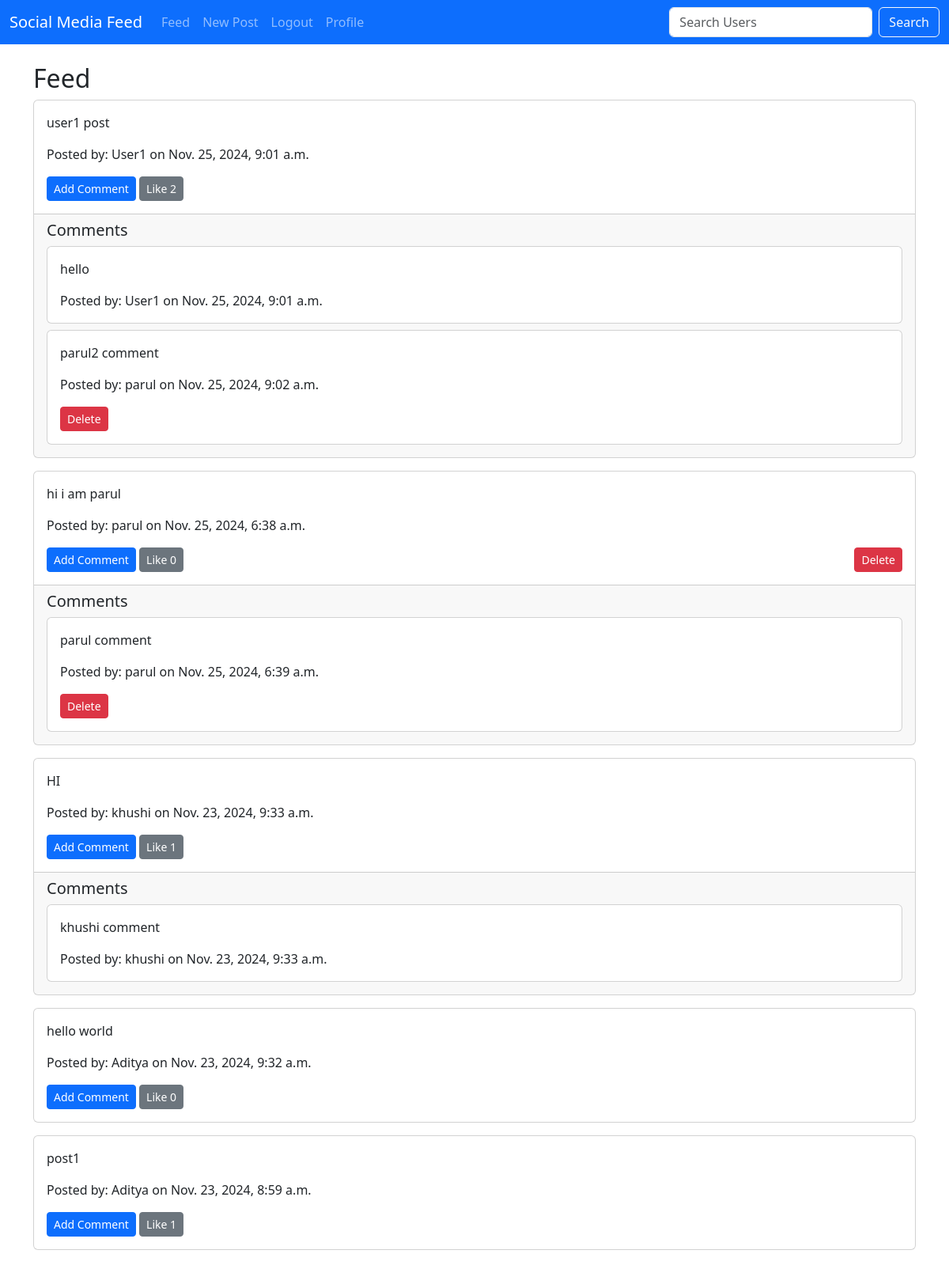
The page /feed/ (signed in) on the database its author committed.
### core/models.py (models this page shows, shortened)
class Post(models.Model):
    content = models.TextField()
    user = models.ForeignKey(User, on_delete=models.CASCADE, related_name='posts')
    created_at = models.DateTimeField(auto_now_add=True)
    updated_at = models.DateTimeField(auto_now=True)

class Comment(models.Model):
    content = models.TextField()
    user = models.ForeignKey(User, on_delete=models.CASCADE, related_name='comments')
    post = models.ForeignKey(Post, on_delete=models.CASCADE, related_name='comments')
    created_at = models.DateTimeField(auto_now_add=True)
    updated_at = models.DateTimeField(auto_now=True)

### core/views.py (the view)
# urls.py: path('feed/', views.feed, name='feed'),
def feed(request):
    posts = Post.objects.all().order_by('-created_at')
    if request.user.is_authenticated:
        return render(request, 'feed.html', {'posts': posts})
    else:
        return render(request, 'guestfeed.html', {'posts': posts})

### core/templates/feed.html (shortened to what this page needs)
{% extends 'base.html' %} {% block content %}
<h2>Feed</h2>
{% for post in posts %}
<div class="card mb-3">
  <div class="card-body">
    <p class="card-text">{{ post.content }}</p>
    <p class="card-text">
      Posted by: {{ post.user.username }} on {{ post.created_at }}
    </p>
    <div class="d-flex justify-content-between">
      <div>
        <a
          href="{% url 'comment_create' post.pk %}"
          class="btn btn-primary btn-sm"
          >Add Comment</a
        >
        <a href="{% url 'like' post.pk %}" class="btn btn-secondary btn-sm"
          >Like {{ post.likes.count }}</a
        >
      </div>
      {% if post.user == request.user %}
      <a href="{% url 'post_delete' post.pk %}" class="btn btn-danger btn-sm"
        >Delete</a
      >
      {% endif %}
    </div>
  </div>
  {% if post.comments.exists %}
  <div class="card-footer">
    <h5>Comments</h5>
    {% for comment in post.comments.all %}
    <div class="card mb-2">
      <div class="card-body">
        <p class="card-text">{{ comment.content }}</p>
        <p class="card-text">
          Posted by: {{ comment.user.username }} on {{ comment.created_at }}
        </p>
        {% if comment.user == request.user %}
        <a
          href="{% url 'comment_delete' comment.pk %}"
          class="btn btn-danger btn-sm"
          >Delete</a
        >
        {% endif %}
      </div>
    </div>
    {% endfor %}
  </div>
  {% endif %}
</div>
{% endfor %} {% endblock %}

### rows shown on the page
Post: content "user1 post", user.username "User1", created_at "Nov. 25, 2024, 9:01 a.m.", likes.count "2"
Comment: content "hello", user.username "User1", created_at "Nov. 25, 2024, 9:01 a.m."
Comment: content "parul2 comment", user.username "parul", created_at "Nov. 25, 2024, 9:02 a.m.", shows "Delete"
Post: content "hi i am parul", user.username "parul", created_at "Nov. 25, 2024, 6:38 a.m.", likes.count "0", shows "Delete"
Comment: content "parul comment", user.username "parul", created_at "Nov. 25, 2024, 6:39 a.m.", shows "Delete"
Post: content "HI", user.username "khushi", created_at "Nov. 23, 2024, 9:33 a.m.", likes.count "1"
Comment: content "khushi comment", user.username "khushi", created_at "Nov. 23, 2024, 9:33 a.m."
Post: content "hello world", user.username "Aditya", created_at "Nov. 23, 2024, 9:32 a.m.", likes.count "0"
Post: content "post1", user.username "Aditya", created_at "Nov. 23, 2024, 8:59 a.m.", likes.count "1"
